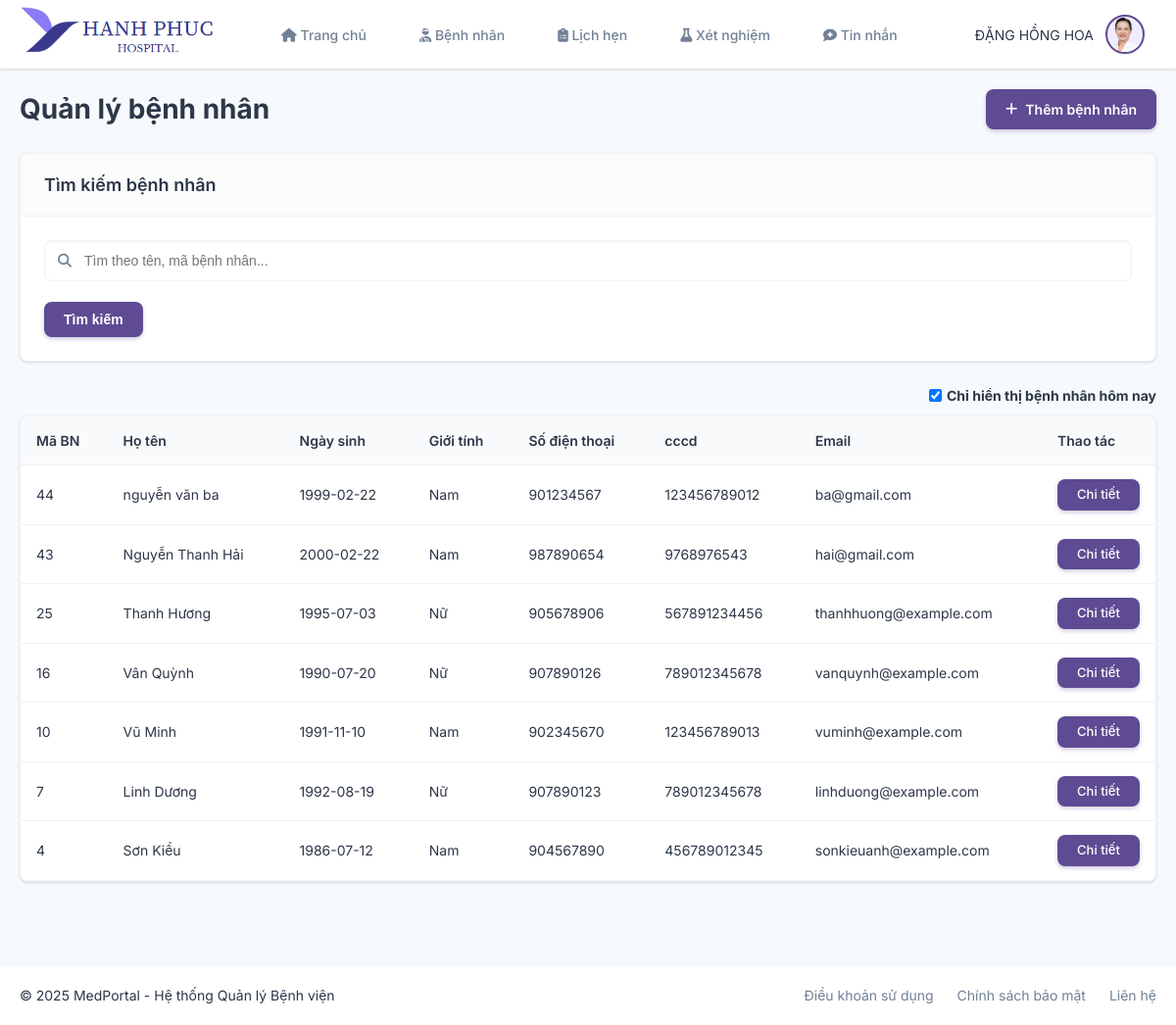
The page /index.php?action=benhnhan (signed in) on the database as committed earlier.
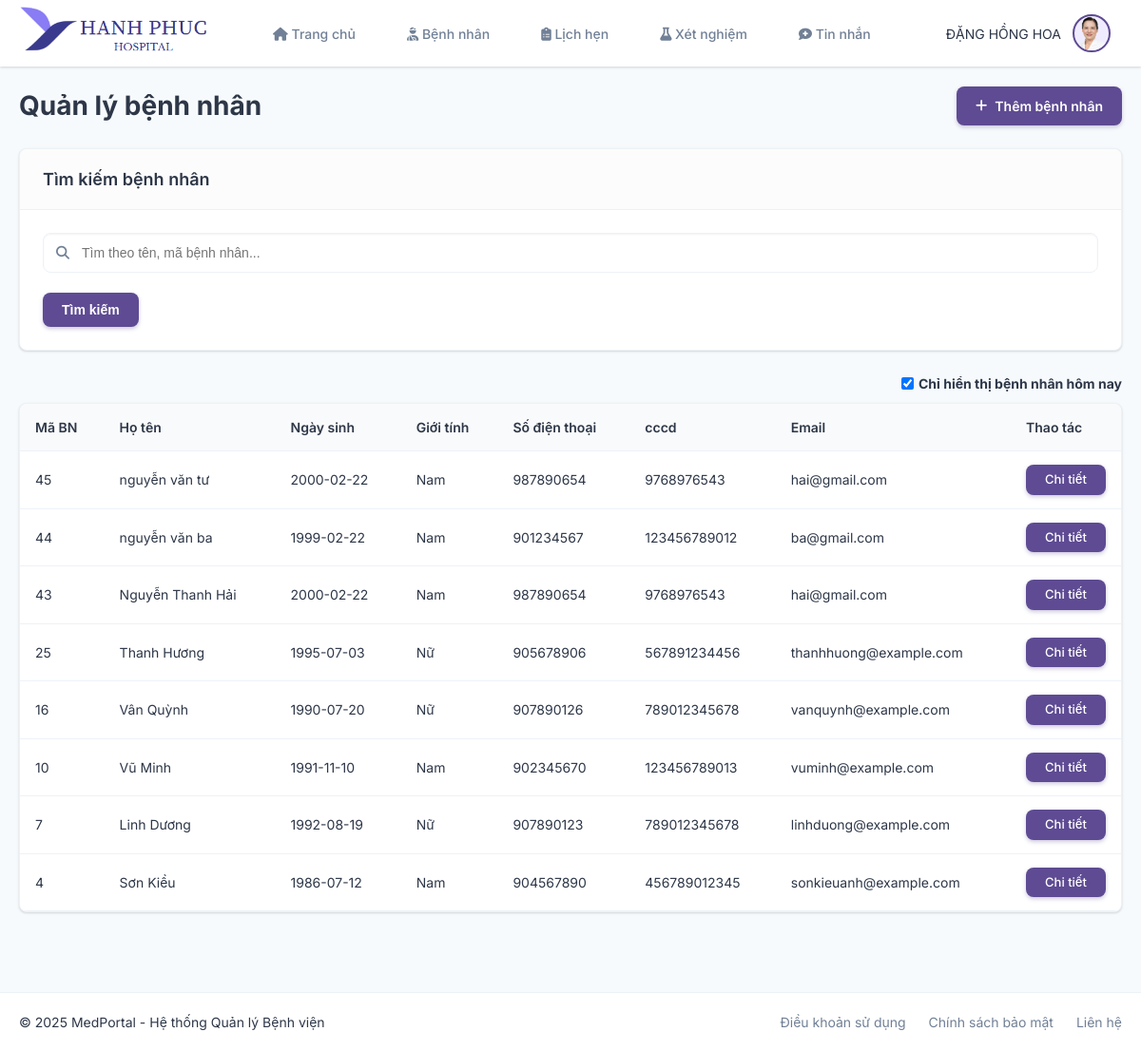
The same page on the database as committed later.
### tables this page shows
CREATE TABLE `phieukhambenh` (
  `maphieukb` varchar(100) NOT NULL,
  `ngaykham` date NOT NULL,
  `macalamviec` int(10) UNSIGNED NOT NULL,
  `mabacsi` int(11) UNSIGNED NOT NULL,
  `mabenhnhan` int(11) UNSIGNED NOT NULL,
  `tongtien` int(11) NOT NULL,
  `trangthai` varchar(50) NOT NULL
);

CREATE TABLE `benhnhan` (
  `mabenhnhan` int(11) UNSIGNED NOT NULL,
  `hotenbenhnhan` varchar(100) NOT NULL,
  `ngaysinh` date NOT NULL,
  `gioitinh` varchar(4) DEFAULT NULL,
  `nghenghiep` varchar(50) DEFAULT NULL,
  `cccdbenhnhan` bigint(200) DEFAULT NULL,
  `dantoc` varchar(20) DEFAULT NULL,
  `email` varchar(100) NOT NULL,
  `sdtbenhnhan` int(12) DEFAULT NULL,
  `tinh/thanhpho` varchar(50) DEFAULT NULL,
  `quan/huyen` varchar(50) DEFAULT NULL,
  `xa/phuong` varchar(50) DEFAULT NULL,
  `sonha` varchar(60) DEFAULT NULL,
  `quanhe` varchar(50) DEFAULT NULL,
  `tiensubenhtatcuagiadinh` varchar(300) DEFAULT NULL,
  `tiensubenhtatcuabenhnhan` varchar(300) DEFAULT NULL,
  `nhommau` varchar(5) DEFAULT NULL,
  `tentk` varchar(100) NOT NULL
);

### Models/mbacsi.php (called while the page is built, shortened)
<?php
 class mBacSi{
        public function xembacsitheotentk($tentk){
            $p = new clsKetNoi();
            $con = $p->moketnoi();
            $con->set_charset('utf8');
            if($con){
                $str = "select * from bacsi where tentk = '$tentk' limit 1";
                $tbl = $con->query($str);
                return $tbl;
            }else{
                return false;
            }
        }
    }
?>

### Controllers/cbacsi.php (called while the page is built, shortened)
<?php
include_once("Models/mbacsi.php");
class cBacSi{
    public function getBacSiByTenTK($tentk){
        $p = new mBacSi();
        $tbl = $p->xembacsitheotentk($tentk);
        if(!$tbl){
            return -1;
        }else{
            if($tbl->num_rows > 0){
                return $tbl->fetch_assoc();
            }else{
                return 0;
            }
        }
    }
}
?>

### Models/mbenhnhan.php (called while the page is built, shortened)
<?php
 class mBenhNhan{
        public function select_benhnhan_mabacsi($mabacsi){
            $p = new clsKetNoi();
            $con = $p->moketnoi();
            $con->set_charset('utf8');
            if($con){
                $str = "select * from benhnhan as b join phieukhambenh as p on b.mabenhnhan=p.mabenhnhan where mabacsi='$mabacsi' GROUP BY b.mabenhnhan ORDER BY b.mabenhnhan DESC";
                $tbl = $con->query($str);
                return $tbl;
            }else{
                return false;
            }
        }
    }
?>

### Controllers/cbenhnhan.php (called while the page is built, shortened)
<?php
include_once("Models/mbenhnhan.php");
class cBenhNhan{
    public function get_benhnhan_mabacsi($mabacsi){
        $p = new mBenhNhan();
        $tbl = $p->select_benhnhan_mabacsi($mabacsi);
        $list = array();
        if (!$tbl) {
            return -1;
        } else {
            if ($tbl->num_rows > 0) {
                while($r=$tbl->fetch_assoc()){
                    $list[]= $r;
                }
                return $list ;
            } else {
                return 0;
            }
        }
    }
}
?>

### Views/bacsi/pages/benhnhan/index.php (the view, shortened to what the changed rows need)
<?php
    include_once('Controllers/cbenhnhan.php');
    include_once('Controllers/cbacsi.php');
    $cbenhnhan = new cBenhNhan();
    $cbacsi = new cBacSi();
    $bacsi= $cbacsi->getBacSiByTenTK($_SESSION['user']['tentk']);
    $benhnhan_list= $cbenhnhan->get_benhnhan_mabacsi( $bacsi['mabacsi']);
?>
<body>
    <div class="container">
        <div class="content-header">
            <h1>Quản lý bệnh nhân</h1>
        </div>
        <div class="card">
            <div class="card-header">
                <h2>Tìm kiếm bệnh nhân</h2>
            </div>
        </div>
        <div class="card">
            <div class="card-body no-padding">
                <table class="data-table">
                    <thead>
                        <tr>
                            <th>Mã BN</th>
                            <th>Họ tên</th>
                            <th>Ngày sinh</th>
                            <th>Giới tính</th>
                            <th>Số điện thoại</th>
                            <th>cccd</th>
                            <th>Email</th>
                            <th>Thao tác</th>
                        </tr>
                    </thead>
                    <tbody>
                        <?php
                            if($benhnhan_list){
                                foreach ($benhnhan_list as $i) {
                                    echo '<tr>';
                                    echo '<td>' . $i['mabenhnhan'] . '</td>';
                                    echo '<td>' . $i['hotenbenhnhan'] . '</td>';
                                    echo '<td>' . $i['ngaysinh'] . '</td>';
                                    echo '<td>' . $i['gioitinh'] . '</td>';
                                    echo '<td>' . $i['sdtbenhnhan'] . '</td>';
                                    echo '<td>' . $i['cccdbenhnhan'] . '</td>';
                                    echo '<td>' . $i['email'] . '</td>';
                                    echo '<td class="actions">';
                                    echo '<a class="btn-primary btn-small" style="display: flex;" href="?action=chitietbenhnhan&id=' . $i['mabenhnhan'] . '" class="btn-small">Chi tiết</a>';
                                    echo '</td>';
                                    echo '</tr>';
                                }
                            }else{
                                echo '<tr><td colspan="7" style="text-align:center; color:gray;">Chưa có bệnh nhân</td></tr>';
                            }
                        ?>
                    </tbody>
                </table>
            </div>
        </div>
    </div>
    <?php require("Views/bacsi/layout/footer.php"); ?>

Rows that differ between the two databases and show on the page:
added phieukhambenh: mabenhnhan "45", mabenhnhan.hotenbenhnhan "nguyễn văn tư", mabenhnhan.ngaysinh "2000-02-22", mabenhnhan.gioitinh "Nam", mabenhnhan.sdtbenhnhan "987890654", mabenhnhan.cccdbenhnhan "9768976543", mabenhnhan.email "hai@gmail.com"
